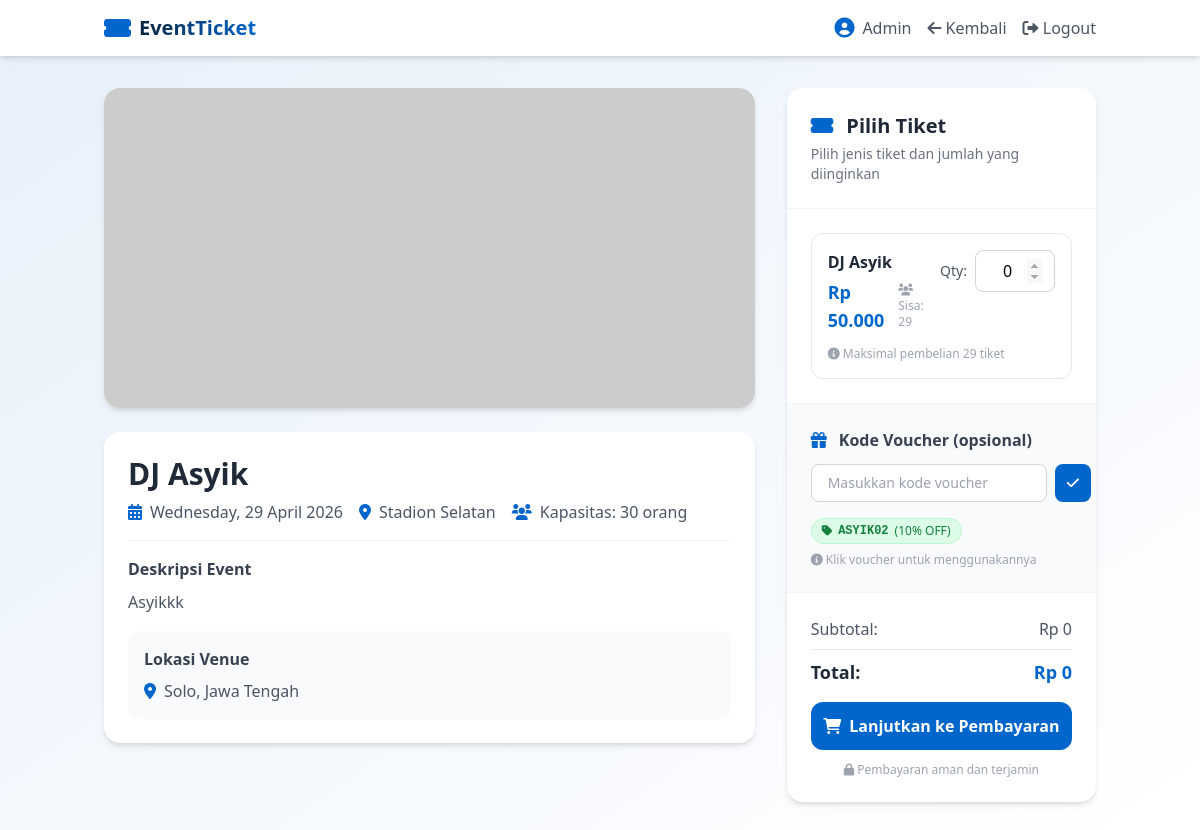
The app's page /user/detail.php?id=18 (signed in) with its own data.
### tables this page shows
CREATE TABLE `event` (
  `id_event` int(11) NOT NULL,
  `nama_event` varchar(150) DEFAULT NULL,
  `tanggal` date DEFAULT NULL,
  `id_venue` int(11) DEFAULT NULL,
  `deskripsi` text DEFAULT NULL,
  `foto` varchar(255) DEFAULT NULL
);

CREATE TABLE `venue` (
  `id_venue` int(11) NOT NULL,
  `nama_venue` varchar(100) DEFAULT NULL,
  `alamat` text DEFAULT NULL,
  `kapasitas` int(11) DEFAULT NULL
);

CREATE TABLE `tiket` (
  `id_tiket` int(11) NOT NULL,
  `id_event` int(11) DEFAULT NULL,
  `nama_tiket` varchar(50) DEFAULT NULL,
  `harga` int(11) DEFAULT NULL,
  `kuota` int(11) DEFAULT NULL
);

CREATE TABLE `voucher` (
  `id_voucher` int(11) NOT NULL,
  `kode_voucher` varchar(20) DEFAULT NULL,
  `potongan` int(11) DEFAULT NULL,
  `id_event` int(11) DEFAULT NULL,
  `id_venue` int(11) DEFAULT NULL,
  `kuota` int(11) DEFAULT NULL,
  `status` enum('aktif','nonaktif') DEFAULT NULL
);

### user/detail.php (the view, shortened to what this page needs)
<?php
include '../config/koneksi.php';
$id = $_GET['id'] ?? 0;
$query_event = mysqli_query($conn, "
    SELECT event.*, venue.nama_venue, venue.alamat, venue.kapasitas, venue.id_venue
    FROM event
    JOIN venue ON event.id_venue = venue.id_venue
    WHERE event.id_event = $id
");
$event = mysqli_fetch_assoc($query_event);
$tiket = mysqli_query($conn, "
    SELECT * FROM tiket WHERE id_event = $id ORDER BY harga ASC
");
$semua_tiket_habis = true;
$ada_tiket = false;
$tiket_array = [];
while($t = mysqli_fetch_assoc($tiket)) {
    $ada_tiket = true;
    $tiket_array[] = $t;
    if($t['kuota'] > 0) {
        $semua_tiket_habis = false;
    }
}
$voucher = null;
if (!$semua_tiket_habis) {
    $voucher = mysqli_query($conn, "
        SELECT * FROM voucher
        WHERE status = 'aktif'
        AND kuota > 0
        AND id_event = " . intval($id) . "
        ORDER BY potongan DESC
    ");
}
function safe($data) {
    return htmlspecialchars($data ?? '', ENT_QUOTES, 'UTF-8');
}
?>
<!DOCTYPE html>
<html lang="id">
<head>
    <script src="https://cdn.tailwindcss.com"></script>
    <link rel="stylesheet" href="https://cdnjs.cloudflare.com/ajax/libs/font-awesome/6.0.0-beta3/css/all.min.css">
</head>
<body class="bg-gradient-to-br from-soft-blue to-white min-h-screen">
    <nav class="bg-white shadow-md sticky top-0 z-50">
        <div class="container mx-auto px-4 py-3 flex justify-between items-center">
            <div class="flex items-center space-x-2">
                <i class="fas fa-ticket-alt text-accent-blue text-2xl animate-pulse-slow"></i>
                <span class="font-bold text-xl bg-gradient-to-r from-navy to-accent-blue bg-clip-text text-transparent">EventTicket</span>
            </div>
            <div class="flex items-center space-x-4">
                <div class="flex items-center space-x-2">
                    <i class="fas fa-user-circle text-accent-blue text-xl"></i>
                    <span class="hidden md:inline text-gray-600"><?= safe($_SESSION['nama']) ?></span>
                </div>
                <a href="dashboard.php" class="text-gray-600 hover:text-accent-blue transition">
                    <i class="fas fa-arrow-left"></i> Kembali
                </a>
                <a href="../auth/logout.php" class="text-gray-600 hover:text-red-500 transition">
                    <i class="fas fa-sign-out-alt"></i> Logout
                </a>
            </div>
        </div>
    </nav>
    <div class="container mx-auto px-4 py-8 max-w-5xl">
        <div class="grid grid-cols-1 lg:grid-cols-3 gap-8">
            <div class="lg:col-span-2 space-y-6">
                <div class="bg-white rounded-2xl shadow-md overflow-hidden animate-[slideIn_0.4s_ease-out]">
                    <?php
                    $foto_event = !empty($event['foto']) ? "../uploads/event/" . $event['foto'] : "https://placehold.co/800x400?text=" . urlencode($event['nama_event']);
                    ?>
                    <img src="<?= $foto_event ?>" class="w-full h-64 md:h-80 object-cover" alt="<?= safe($event['nama_event']) ?>"
                         onerror="this.src='https://placehold.co/800x400?text=' + encodeURIComponent('<?= safe($event['nama_event']) ?>')">
                </div>
                <div class="bg-white rounded-2xl shadow-md p-6 animate-[slideIn_0.5s_ease-out]">
                    <h1 class="text-2xl md:text-3xl font-bold text-gray-800 mb-2"><?= safe($event['nama_event']) ?></h1>
                    <div class="flex flex-wrap gap-4 mb-4 pb-4 border-b border-gray-100">
                        <div class="flex items-center text-gray-600">
                            <i class="fas fa-calendar-alt text-accent-blue mr-2"></i>
                            <span><?= date('l, d F Y', strtotime($event['tanggal'])) ?></span>
                        </div>
                        <div class="flex items-center text-gray-600">
                            <i class="fas fa-map-marker-alt text-accent-blue mr-2"></i>
                            <span><?= safe($event['nama_venue']) ?></span>
                        </div>
                        <div class="flex items-center text-gray-600">
                            <i class="fas fa-users text-accent-blue mr-2"></i>
                            <span>Kapasitas: <?= number_format($event['kapasitas'], 0, ',', '.') ?> orang</span>
                        </div>
                    </div>
                    <?php if (!empty($event['deskripsi'])): ?>
                    <div class="mb-4">
                        <h3 class="font-semibold text-gray-700 mb-2">Deskripsi Event</h3>
                        <p class="text-gray-600 leading-relaxed"><?= nl2br(safe($event['deskripsi'])) ?></p>
                    </div>
                    <?php endif; ?>
                    <div class="bg-gray-50 rounded-xl p-4">
                        <h3 class="font-semibold text-gray-700 mb-2">Lokasi Venue</h3>
                        <div class="flex items-start">
                            <i class="fas fa-location-dot text-accent-blue mt-1 mr-2"></i>
                            <p class="text-gray-600"><?= safe($event['alamat']) ?></p>
                        </div>
                    </div>
                </div>
            </div>
            <div class="lg:col-span-1">
                <div class="bg-white rounded-2xl shadow-md sticky top-24 animate-[slideIn_0.6s_ease-out]">
                    <div class="p-6 border-b border-gray-100">
                        <h2 class="text-xl font-bold text-gray-800">
                            <i class="fas fa-ticket-alt text-accent-blue mr-2"></i>
                            Pilih Tiket
                        </h2>
                        <p class="text-gray-500 text-sm mt-1">Pilih jenis tiket dan jumlah yang diinginkan</p>
                    </div>
                    <form action="order.php" method="POST" id="orderForm" onsubmit="return validateForm()">
                        <div class="p-6 space-y-4">
                            <?php
                            if (!$ada_tiket) {
                            ?>
                            <div class="text-center py-8">
                                <i class="fas fa-ticket-alt text-5xl text-gray-300 mb-3"></i>
                                <p class="text-gray-500">Belum ada tiket tersedia untuk event ini.</p>
                                <p class="text-gray-400 text-sm mt-1">Silakan cek kembali nanti.</p>
                            </div>
                            <?php
                            } else {
                                foreach($tiket_array as $t) {
                                    $max_kuota = $t['kuota'];
                                    $tiket_id = $t['id_tiket'];
                                    $is_habis = ($max_kuota == 0);
                            ?>
                            <div class="ticket-card border border-gray-200 rounded-xl p-4 hover:border-accent-blue/30 transition <?= $is_habis ? 'ticket-habis' : '' ?>">
                                <div class="flex justify-between items-start mb-3">
                                    <div>
                                        <h3 class="font-semibold text-gray-800"><?= safe($t['nama_tiket']) ?></h3>
                                        <div class="flex items-center gap-3 mt-1">
                                            <span class="text-lg font-bold text-accent-blue">
                                                Rp <?= number_format($t['harga'], 0, ',', '.') ?>
                                            </span>
                                            <span class="text-xs <?= $is_habis ? 'text-red-500 font-semibold' : 'text-gray-400' ?>" id="sisa_<?= $tiket_id ?>">
                                                <i class="fas fa-users"></i> Sisa: <?= $max_kuota ?>
                                            </span>
                                        </div>
                                    </div>
                                    <div class="flex items-center gap-2">
                                        <label class="text-sm text-gray-600">Qty:</label>
                                        <input
                                            type="number"
                                            name="qty[<?= $tiket_id ?>]"
                                            min="0"
                                            max="<?= $max_kuota ?>"
                                            value="0"
                                            <?= $is_habis ? 'disabled' : '' ?>
                                            class="quantity-input w-20 px-3 py-2 border border-gray-300 rounded-lg text-center focus:outline-none focus:ring-2 focus:ring-accent-blue focus:border-transparent <?= $is_habis ? 'bg-gray-100 cursor-not-allowed' : '' ?>"
                                            onchange="validateQuantity(this, <?= $tiket_id ?>, <?= $max_kuota ?>); updateTotal()"
                                            oninput="validateQuantity(this, <?= $tiket_id ?>, <?= $max_kuota ?>); updateTotal()"
                                            id="qty_<?= $tiket_id ?>"
                                        >
                                    </div>
                                </div>
                                <div class="text-xs <?= $is_habis ? 'text-red-500' : 'text-gray-400' ?>">
                                    <i class="fas fa-info-circle"></i>
                                    <?= $is_habis ? '⚠️ Tiket sudah habis terjual!' : 'Maksimal pembelian ' . $max_kuota . ' tiket' ?>
                                </div>
                            </div>
                            <?php
                                }
                            }
                            ?>
                        </div>
                        <?php if ($ada_tiket && !$semua_tiket_habis): ?>
                        <div class="p-6 border-t border-gray-100 bg-gray-50">
                            <h4 class="font-semibold text-gray-700 mb-3">
                                <i class="fas fa-gift text-accent-blue mr-2"></i>
                                Kode Voucher (opsional)
                            </h4>
                            <div class="flex flex-col gap-3">
                                <div class="flex gap-2">
                                    <input
                                        type="text"
                                        name="kode_voucher"
                                        id="kode_voucher"
                                        placeholder="Masukkan kode voucher"
                                        class="flex-1 px-4 py-2 border border-gray-300 rounded-lg focus:outline-none focus:ring-2 focus:ring-accent-blue focus:border-transparent text-sm"
                                        onkeyup="checkVoucher()"
                                    >
                                    <button
                                        type="button"
                                        onclick="applyVoucher()"
                                        class="bg-accent-blue text-white px-3 py-2 rounded-lg hover:bg-accent-hover transition text-sm whitespace-nowrap"
                                    >
                                        <i class="fas fa-check"></i>
                                    </button>
                                </div>
                            </div>
                            <?php if ($voucher && mysqli_num_rows($voucher) > 0): ?>
                            <div class="mt-4">
                                <div class="flex flex-wrap gap-2">
                                    <?php
                                    mysqli_data_seek($voucher, 0);
                                    while($v = mysqli_fetch_assoc($voucher)):
                                    ?>
                                    <div onclick="applyVoucherCode('<?= safe($v['kode_voucher']) ?>')"
                                         class="voucher-badge inline-flex items-center gap-1.5 text-xs bg-green-100 text-green-700 border border-green-200 px-2.5 py-1 rounded-full transition">
                                        <i class="fas fa-tag"></i>
                                        <span class="font-mono font-semibold"><?= safe($v['kode_voucher']) ?></span>
                                        <span class="text-xs">(<?= $v['potongan'] ?>% OFF)</span>
                                    </div>
                                    <?php endwhile; ?>
                                </div>
                                <p class="text-xs text-gray-400 mt-2">
                                    <i class="fas fa-info-circle"></i> Klik voucher untuk menggunakannya
                                </p>
                            </div>
                            <?php endif; ?>
                        </div>
                        <?php endif; ?>
                        <div class="p-6 border-t border-gray-100">
                            <div class="space-y-2 mb-4">
                                <div class="flex justify-between text-gray-600">
                                    <span>Subtotal:</span>
                                    <span id="subtotal">Rp 0</span>
                                </div>
                                <div class="flex justify-between text-lg font-bold text-gray-800 pt-2 border-t border-gray-200">
                                    <span>Total:</span>
                                    <span id="total" class="text-accent-blue">Rp 0</span>
                                </div>
                            </div>
                            <?php if($semua_tiket_habis || !$ada_tiket): ?>
                            <button
                                type="button"
                                disabled
                                class="w-full bg-gray-400 text-white py-3 rounded-xl font-semibold cursor-not-allowed flex items-center justify-center gap-2"
                            >
                                <i class="fas fa-times-circle"></i>
                                Tiket Habis
                            </button>
                            <p class="text-center text-xs text-red-500 mt-3">
                                <i class="fas fa-exclamation-triangle"></i> Maaf, semua tiket untuk event ini sudah habis.
                            </p>
                            <?php else: ?>
                            <button
                                type="submit"
                                id="submitBtn"
                                class="w-full bg-accent-blue text-white py-3 rounded-xl font-semibold hover:bg-accent-hover transition transform hover:scale-[1.02] flex items-center justify-center gap-2"
                            >
                                <i class="fas fa-shopping-cart"></i>
                                Lanjutkan ke Pembayaran
                            </button>
                            <p class="text-center text-xs text-gray-400 mt-3">
                                <i class="fas fa-lock"></i> Pembayaran aman dan terjamin
                            </p>
                            <?php endif; ?>
                        </div>
                    </form>
                </div>
            </div>
        </div>
    </div>
</body>
</html>

### user/detail.php (style rules this page uses)
.ticket-card { transition: all 0.3s ease; }
.quantity-input { transition: all 0.2s ease; }
.voucher-badge { transition: all 0.2s ease; }

### records on screen
event: nama_event "DJ Asyik", tanggal "Wednesday, 29 April 2026", id_venue.nama_venue "Stadion Selatan", id_venue.kapasitas "30", deskripsi "Asyikkk", id_venue.alamat "Solo, Jawa Tengah"
tiket: nama_tiket "DJ Asyik", harga "50.000", kuota "29", id_tiket+kuota "0"
voucher: kode_voucher "ASYIK02", potongan "10"

### other values on screen
safe($_SESSION['nama']) "Admin"
